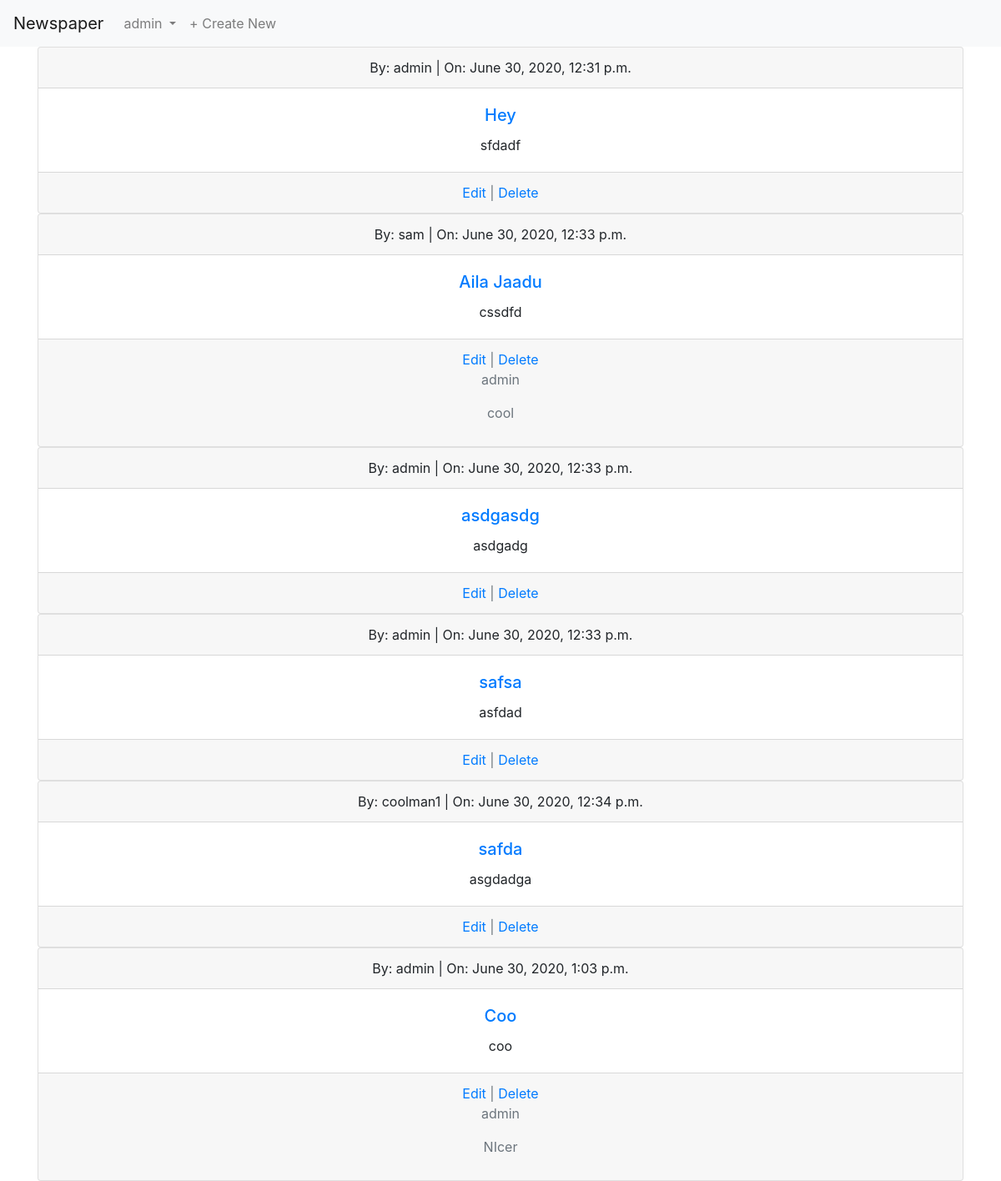
The page /articles/ (signed in) on the database its author committed.
### users/models.py (models this page shows)
class CustomUser(AbstractUser):
    age = models.PositiveIntegerField(blank=True, null=True)

### articles/models.py (models this page shows, shortened)
class Article(models.Model):
    title = models.CharField(max_length=200)
    body = models.TextField()
    author = models.ForeignKey(get_user_model(), on_delete=models.CASCADE)
    date = models.DateTimeField(auto_now_add=True)

class Comment(models.Model):
    article = models.ForeignKey(Article, on_delete=models.CASCADE, related_name='comments')
    author = models.ForeignKey(get_user_model(), on_delete=models.CASCADE)
    comment = models.CharField(max_length=200)

### articles/views.py (the view)
# urls.py: path('', ArticleListView.as_view(), name='article_list'),
class ArticleListView(LoginRequiredMixin, ListView):
    model = Article
    template_name = 'article_list.html'
    login_url = 'login'

### templates/article_list.html
{% extends 'base.html' %} {% block content %}
<div class="container">
  {% for article in object_list %}
  <div class="card text-center">
    <div class="card-header">
      By: {{ article.author }} | On: {{ article.date }}
    </div>
    <div class="card-body">
      <a href="{% url 'view_article' article.pk%}">
        <h5 class="card-title">{{ article.title }}</h5>
      </a>
      <p class="card-text">
        {{ article.body }}
      </p>
    </div>
    <div class="card-footer text-muted">
      <a href="{% url 'edit_article' article.pk%}">Edit</a> |
      <a href="{% url 'delete_article' article.pk%}">Delete</a>
      {% for comment in article.comments.all %}
      <p>{{ comment.author }}</p>
      <p>{{ comment.comment }}</p>
      {% endfor %}
    </div>
  </div>
  {% endfor %}
</div>
{% endblock %}

### templates/base.html (shortened to what this page needs)
<!DOCTYPE html>
<html lang="en">
  <head>
    <link
      rel="stylesheet"
      href="https://stackpath.bootstrapcdn.com/bootstrap/4.5.0/css/bootstrap.min.css"
    />
  </head>
  <body>
    <nav class="navbar navbar-expand-lg navbar-light bg-light">
      <a class="navbar-brand" href="{% url 'article_list' %}">Newspaper</a>
      <div class="collapse navbar-collapse" id="navbarNavDropdown">
        <ul class="navbar-nav">
          {% if user.is_authenticated %}
          <li class="nav-item dropdown">
            <a
              class="nav-link dropdown-toggle"
              href="#"
              id="navbarDropdownMenuLink"
              role="button"
              data-toggle="dropdown"
              aria-haspopup="true"
              aria-expanded="false"
            >
              {{ user.username }}
            </a>
          </li>
          <li class="nav-item">
            <a href="{% url 'create_article' %}" class="nav-link"
              >+ Create New</a
            >
          </li>
          {% endif %}
        </ul>
      </div>
    </nav>
    {% block content %} {% endblock %}
  </body>
</html>

### rows shown on the page
CustomUser: username "admin"
Article: author "admin", date "June 30, 2020, 12:31 p.m.", title "Hey", body "sfdadf"
Article: author "sam", date "June 30, 2020, 12:33 p.m.", title "Aila Jaadu", body "cssdfd"
Comment: author "admin", comment "cool"
Article: author "admin", date "June 30, 2020, 12:33 p.m.", title "asdgasdg", body "asdgadg"
Article: author "admin", date "June 30, 2020, 12:33 p.m.", title "safsa", body "asfdad"
Article: author "coolman1", date "June 30, 2020, 12:34 p.m.", title "safda", body "asgdadga"
Article: author "admin", date "June 30, 2020, 1:03 p.m.", title "Coo", body "coo"
Comment: author "admin", comment "NIcer"
